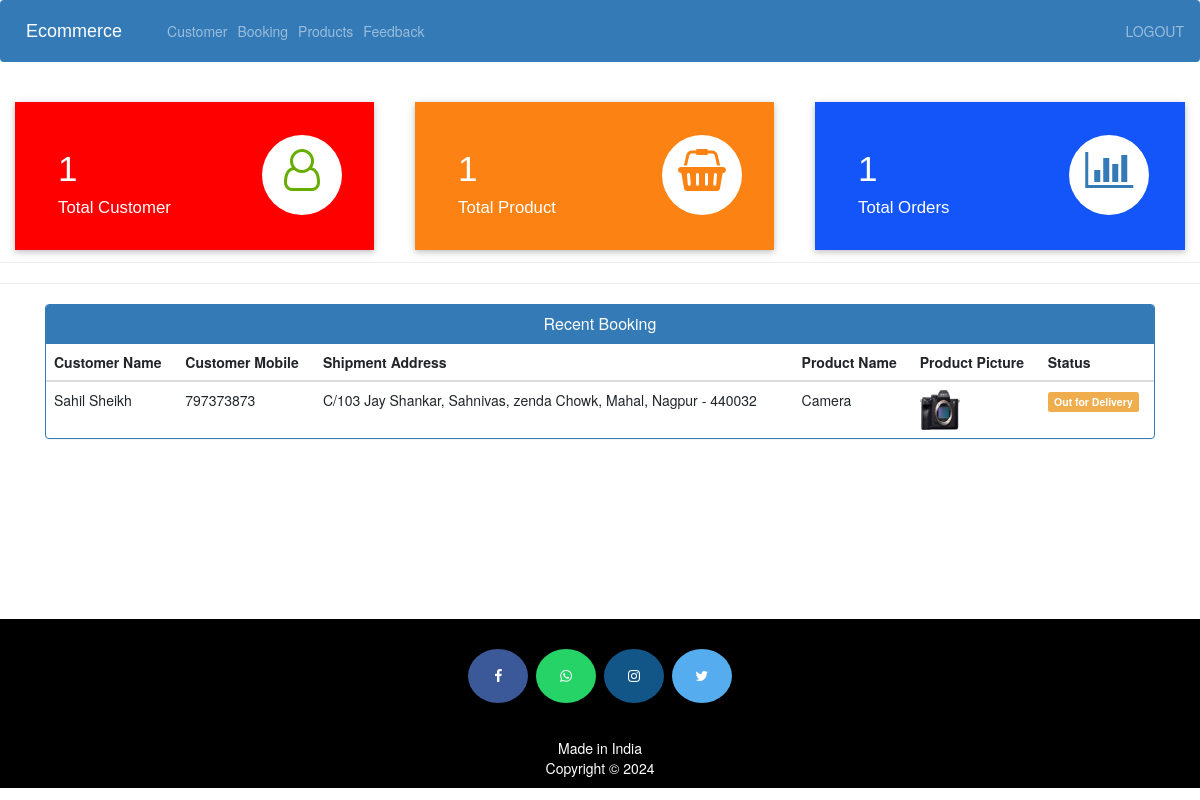
The app's page /admin-dashboard (signed in) with its own data.
### ecom/models.py (models this page shows, shortened)
class Customer(models.Model):
    user=models.OneToOneField(User,on_delete=models.CASCADE)
    profile_pic= models.ImageField(upload_to='profile_pic/CustomerProfilePic/',null=True,blank=True)
    address = models.CharField(max_length=40)
    mobile = models.CharField(max_length=20,null=False)
    @property
    def get_name(self):
        return self.user.first_name+" "+self.user.last_name

class Orders(models.Model):
    STATUS =(
        ('Pending','Pending'),
        ('Order Confirmed','Order Confirmed'),
        ('Out for Delivery','Out for Delivery'),
        ('Delivered','Delivered'),
    )
    customer=models.ForeignKey('Customer', on_delete=models.CASCADE,null=True)
    product=models.ForeignKey('Product',on_delete=models.CASCADE,null=True)
    email = models.CharField(max_length=50,null=True)
    address = models.CharField(max_length=500,null=True)
    mobile = models.CharField(max_length=20,null=True)
    order_date= models.DateField(auto_now_add=True,null=True)
    status=models.CharField(max_length=50,null=True,choices=STATUS)

class Product(models.Model):
    name=models.CharField(max_length=40)
    product_image= models.ImageField(upload_to='product_image/',null=True,blank=True)
    price = models.PositiveIntegerField()
    description=models.CharField(max_length=40)

### ecom/views.py (the view)
# urls.py: path('admin-dashboard', views.admin_dashboard_view,name='admin-dashboard'),
@login_required(login_url='adminlogin')
def admin_dashboard_view(request):
    customercount=models.Customer.objects.all().count()
    productcount=models.Product.objects.all().count()
    ordercount=models.Orders.objects.all().count()
    orders=models.Orders.objects.all()
    ordered_products=[]
    ordered_bys=[]
    for order in orders:
        ordered_product=models.Product.objects.all().filter(id=order.product.id)
        ordered_by=models.Customer.objects.all().filter(id = order.customer.id)
        ordered_products.append(ordered_product)
        ordered_bys.append(ordered_by)
    mydict={
    'customercount':customercount,
    'productcount':productcount,
    'ordercount':ordercount,
    'data':zip(ordered_products,ordered_bys,orders),
    }
    return render(request,'ecom/admin_dashboard.html',context=mydict)

### templates/ecom/admin_dashboard.html
{% extends 'ecom/admin_base.html' %}
{% load static %}
{% block content %}
<br>
{%include 'ecom/admin_dashboard_cards.html'%}
<br><br><br><br><br>
<hr><hr>
<div class="container" >
    <div class="panel panel-primary" >
      <div class="panel-heading" style="text-align:center;">
        <h6 class="panel-title">Recent Booking</h6>
      </div>
      <table class="table table-hover" id="dev-table">
        <thead>
          <tr>
            <th>Customer Name</th>
            <th>Customer Mobile</th>
            <th>Shipment Address</th>
            <th>Product Name</th>
            <th>Product Picture</th>
            <th>Status</th>
          </tr>
        </thead>
        {% for product,customer,order in data %}
        <tr>
          {% for c in customer %}
          <td> {{c.get_name}}</td>
          <td>{{c.mobile}}</td>
          <td>{{order.address}}</td>
          {% endfor %}
          {% for p in product %}
          <td> {{p.name}}</td>
          <td> <img src="{% static p.product_image.url %}" alt="Profile Pic" height="40px" width="40px" /></td>
          {% if order.status == 'Pending'%}
          <td> <span class="label label-info">{{order.status}}</span></td>
          {% elif order.status == 'Delivered' %}
          <td> <span class="label label-success">{{order.status}}</span></td>
          {% elif order.status == 'Out for Delivery' %}
          <td> <span class="label label-warning">{{order.status}}</span></td>
          {%else%}
            <td> <span class="label label-primary">{{order.status}}</span></td>
          {%endif%}
          {% endfor %}
        </tr>
        {% endfor %}
      </table>
  </div>
</div>
{% endblock content %}

### records on screen
Orders: address "C/103 Jay Shankar, Sahnivas, zenda Chowk, Mahal, Nagpur - 440032", status "Out for Delivery"
Customer: get_name "Sahil Sheikh", mobile "797373873"
Product: name "Camera", product_image (picture)

### other values on screen
{{ customercount }} "1"
{{ productcount }} "1"
{{ ordercount }} "1"
